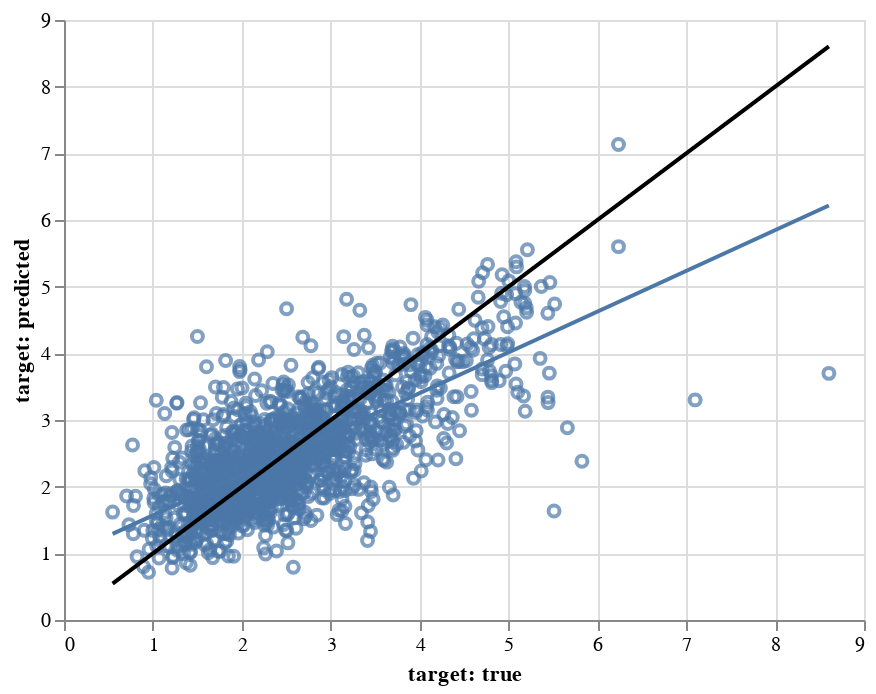

Notebook code cell kept with this figure:
### Code cell
tox_model.visualize('pair_predict', test)

### Figure 1 — Vega-Lite specification as saved in the notebook (floating-point values rounded to 4 significant figures; data arrays with more than 128 entries replaced by an {"elided": "..."} marker saying what was removed)
{"config": {"view": {"continuousWidth": 400, "continuousHeight": 300}}, "layer": [{"mark": "point", "encoding": {"x": {"type": "quantitative", "field": "target: true", "scale": {"zero": false}}, "y": {"type": "quantitative", "field": "target: predicted", "scale": {"zero": false}}}}, {"mark": "line", "encoding": {"x": {"type": "quantitative", "field": "target: true", "scale": {"zero": false}}, "y": {"type": "quantitative", "field": "target: predicted", "scale": {"zero": false}}}, "transform": [{"on": "target: true", "regression": "target: predicted"}]}, {"data": {"name": "data-ae6ffb59566720fa64e7cead7dd9ab77"}, "mark": {"type": "line", "color": "black"}, "encoding": {"x": {"type": "quantitative", "field": "target: true"}, "y": {"type": "quantitative", "field": "target: predicted"}}}], "data": {"name": "data-959d832f97b2dc9adc2fdd23896eaae6"}, "$schema": "https://vega.github.io/schema/vega-lite/v4.8.1.json", "datasets": {"data-959d832f97b2dc9adc2fdd23896eaae6": {"elided": "1469 records"}, "data-ae6ffb59566720fa64e7cead7dd9ab77": [{"target: true": 0.547, "target: predicted": 0.547}, {"target: true": 8.605, "target: predicted": 8.605}]}}
